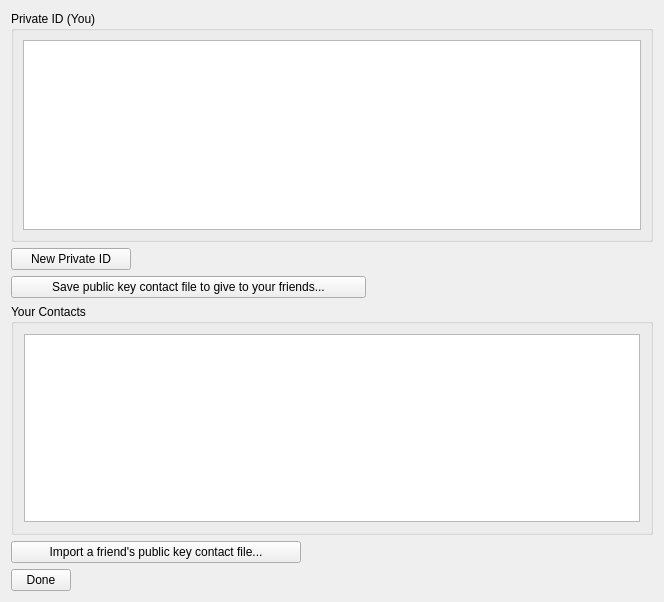
<?xml version="1.0" encoding="UTF-8"?>
<ui version="4.0">
 <class>KeyListEditor</class>
 <widget class="QDialog" name="KeyListEditor">
  <property name="geometry">
   <rect>
    <x>0</x>
    <y>0</y>
    <width>664</width>
    <height>602</height>
   </rect>
  </property>
  <property name="windowTitle">
   <string>Key List Editor</string>
  </property>
  <layout class="QVBoxLayout" name="verticalLayout">
   <item>
    <widget class="QGroupBox" name="groupBox">
     <property name="sizePolicy">
      <sizepolicy hsizetype="Preferred" vsizetype="Preferred">
       <horstretch>1</horstretch>
       <verstretch>1</verstretch>
      </sizepolicy>
     </property>
     <property name="title">
      <string>Private ID (You)</string>
     </property>
     <layout class="QHBoxLayout" name="horizontalLayout">
      <item>
       <widget class="QTableWidget" name="privateKeyTable">
        <property name="sizePolicy">
         <sizepolicy hsizetype="Expanding" vsizetype="Expanding">
          <horstretch>0</horstretch>
          <verstretch>0</verstretch>
         </sizepolicy>
        </property>
        <attribute name="horizontalHeaderCascadingSectionResizes">
         <bool>true</bool>
        </attribute>
        <attribute name="horizontalHeaderStretchLastSection">
         <bool>true</bool>
        </attribute>
       </widget>
      </item>
     </layout>
    </widget>
   </item>
   <item>
    <widget class="QPushButton" name="newPrivateIDButton">
     <property name="minimumSize">
      <size>
       <width>120</width>
       <height>0</height>
      </size>
     </property>
     <property name="maximumSize">
      <size>
       <width>120</width>
       <height>16777215</height>
      </size>
     </property>
     <property name="text">
      <string>New Private ID</string>
     </property>
     <property name="autoDefault">
      <bool>false</bool>
     </property>
    </widget>
   </item>
   <item>
    <widget class="QPushButton" name="exportPublicKeyButton">
     <property name="minimumSize">
      <size>
       <width>355</width>
       <height>0</height>
      </size>
     </property>
     <property name="maximumSize">
      <size>
       <width>355</width>
       <height>16777215</height>
      </size>
     </property>
     <property name="text">
      <string>Save public key contact file to give to your friends...</string>
     </property>
     <property name="autoDefault">
      <bool>false</bool>
     </property>
    </widget>
   </item>
   <item>
    <widget class="QGroupBox" name="groupBox_2">
     <property name="sizePolicy">
      <sizepolicy hsizetype="Preferred" vsizetype="Preferred">
       <horstretch>1</horstretch>
       <verstretch>1</verstretch>
      </sizepolicy>
     </property>
     <property name="title">
      <string>Your Contacts</string>
     </property>
     <layout class="QHBoxLayout" name="horizontalLayout_2">
      <property name="leftMargin">
       <number>10</number>
      </property>
      <property name="topMargin">
       <number>10</number>
      </property>
      <property name="rightMargin">
       <number>10</number>
      </property>
      <property name="bottomMargin">
       <number>10</number>
      </property>
      <item>
       <widget class="QTableWidget" name="publicKeyTable">
        <property name="sizePolicy">
         <sizepolicy hsizetype="Expanding" vsizetype="Expanding">
          <horstretch>1</horstretch>
          <verstretch>1</verstretch>
         </sizepolicy>
        </property>
        <attribute name="horizontalHeaderStretchLastSection">
         <bool>true</bool>
        </attribute>
       </widget>
      </item>
     </layout>
    </widget>
   </item>
   <item>
    <widget class="QPushButton" name="importContactButton">
     <property name="minimumSize">
      <size>
       <width>290</width>
       <height>0</height>
      </size>
     </property>
     <property name="maximumSize">
      <size>
       <width>290</width>
       <height>16777215</height>
      </size>
     </property>
     <property name="text">
      <string>Import a friend's public key contact file...</string>
     </property>
     <property name="autoDefault">
      <bool>false</bool>
     </property>
    </widget>
   </item>
   <item>
    <widget class="QPushButton" name="doneButton">
     <property name="minimumSize">
      <size>
       <width>60</width>
       <height>0</height>
      </size>
     </property>
     <property name="maximumSize">
      <size>
       <width>60</width>
       <height>16777215</height>
      </size>
     </property>
     <property name="text">
      <string>Done</string>
     </property>
     <property name="autoDefault">
      <bool>false</bool>
     </property>
    </widget>
   </item>
  </layout>
 </widget>
 <resources/>
 <connections/>
</ui>
